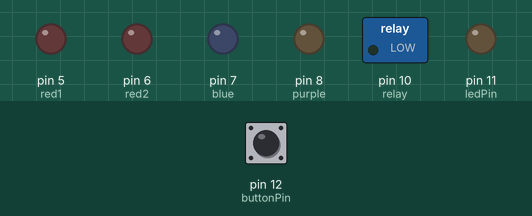
A sketch run on a simulated Arduino Uno, built with avr-gcc and run on an emulated ATmega328P. Parts: switched loads named in the sketch (green lamp = pin HIGH), output pins drawn as LEDs (lit = HIGH). Dashed ring = blinking. The inputs (shaded band) are chosen by the test bench; at power-on: pin 12 (buttonPin) LOW.

Above: at 1.2 s.
1.3 s: pin 12 (buttonPin) pulled HIGH for 0.15 s
At 2.02 s:
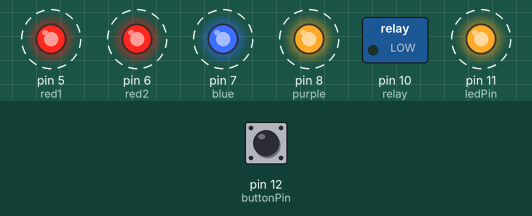
4.3 s: pin 12 (buttonPin) pulled HIGH for 3.2 s
9.0 s: pin 12 (buttonPin) pulled HIGH for 1 s
At 11.8 s:
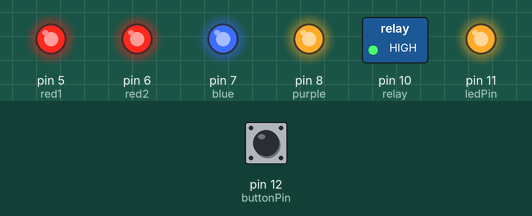
Timing chart, 0 to 15.3 s (numbered marks = the images above; inputs shaded):
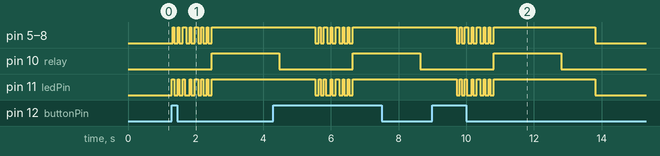

Measured:
- after the input at 1.3 s, pin 5 (red1), pin 6 (red2), pin 7 (blue), pin 8 (purple), pin 11 (ledPin): alternates HIGH for 0.05 s and LOW for 0.10 s, 15 changes in all, then stays HIGH, starting at once; pin 10 (relay): LOW → HIGH after 1.2 s
- after the input at 9.0 s, pin 10 (relay): LOW → HIGH after 1.8 s, → LOW 2.0 s later

The sketch:

roboframe1.ino
```cpp
int relay = 10;
int buttonPin = 12;     // the number of the pushbutton pin
int ledPin =  11;      // the number of the LED pin

int red1 = 5;
int red2 = 6;
int blue = 7;
int purple = 8;

int buttonState = 0;

int d1 = 100;
int d2 = 50;
int d3 = 300;
int d4 = 400;
int d5 = 500;
int d6 = 600;
int d7 = 700;
/*
int rand = 0;
int rand2 = 0;
int rand3 = 0;
int rand4 = 0;
int randint = 0;
*/
void setup() {

  pinMode(ledPin, OUTPUT);

  pinMode(red1, OUTPUT);
  pinMode(red2, OUTPUT);
  pinMode(blue, OUTPUT);
  pinMode(purple, OUTPUT);

  pinMode(relay, OUTPUT);
  pinMode(buttonPin, INPUT);
  digitalWrite(ledPin, LOW);
}

void loop(){

  buttonState = digitalRead(buttonPin);


  if (buttonState == HIGH) {
    /*
    rand = random(50,800);
    rand1 = random(50,900);
    rand2 = random(50,1000);
    rand3 = random(50,800);
    rand4 = random(200,500);
    randint = random(1,3);

    if (randint == 1) {
       line = red1;
    }
    if (randint == 2) {
       line = red2;
    }
    if (randint == 3) {
       line = blue;
    }
    */
    digitalWrite(ledPin, HIGH);
    delay(20);


    digitalWrite(ledPin, HIGH);
    digitalWrite(purple, HIGH);
    digitalWrite(red1, HIGH);
    digitalWrite(red2, HIGH);
    digitalWrite(blue, HIGH);

    delay(d2);

    digitalWrite(ledPin, LOW);
    digitalWrite(purple, LOW);
    digitalWrite(red1, LOW);
    digitalWrite(red2, LOW);
    digitalWrite(blue, LOW);

    delay(d1);

    digitalWrite(ledPin, HIGH);
    digitalWrite(purple, HIGH);
    digitalWrite(red1, HIGH);
    digitalWrite(red2, HIGH);
    digitalWrite(blue, HIGH);

    delay(d2);

    digitalWrite(ledPin, LOW);
    digitalWrite(purple, LOW);
    digitalWrite(red1, LOW);
    digitalWrite(red2, LOW);
    digitalWrite(blue, LOW);

    delay(d1);

    digitalWrite(ledPin, HIGH);
    digitalWrite(purple, HIGH);
    digitalWrite(red1, HIGH);
    digitalWrite(red2, HIGH);
    digitalWrite(blue, HIGH);

    delay(d2);

    digitalWrite(ledPin, LOW);
    digitalWrite(purple, LOW);
    digitalWrite(red1, LOW);
    digitalWrite(red2, LOW);
    digitalWrite(blue, LOW);

    digitalWrite(purple, HIGH);
    digitalWrite(red1, HIGH);
    digitalWrite(red2, HIGH);
    digitalWrite(blue, HIGH);

    delay(d2);

    digitalWrite(ledPin, LOW);
    digitalWrite(purple, LOW);
    digitalWrite(red1, LOW);
    digitalWrite(red2, LOW);
    digitalWrite(blue, LOW);

    delay(d1);

    digitalWrite(ledPin, HIGH);
    digitalWrite(purple, HIGH);
    digitalWrite(red1, HIGH);
    digitalWrite(red2, HIGH);
    digitalWrite(blue, HIGH);

    delay(d2);

    digitalWrite(ledPin, LOW);
    digitalWrite(purple, LOW);
    digitalWrite(red1, LOW);
    digitalWrite(red2, LOW);
    digitalWrite(blue, LOW);

    delay(d1);

    digitalWrite(ledPin, HIGH);
    digitalWrite(purple, HIGH);
    digitalWrite(red1, HIGH);
    digitalWrite(red2, HIGH);
    digitalWrite(blue, HIGH);

    delay(d2);

    digitalWrite(ledPin, LOW);
    digitalWrite(purple, LOW);
    digitalWrite(red1, LOW);
    digitalWrite(red2, LOW);
    digitalWrite(blue, LOW);

    digitalWrite(ledPin, HIGH);
    digitalWrite(purple, HIGH);
    digitalWrite(red1, HIGH);
    digitalWrite(red2, HIGH);
    digitalWrite(blue, HIGH);

    delay(d2);

    digitalWrite(ledPin, LOW);
    digitalWrite(purple, LOW);
    digitalWrite(red1, LOW);
    digitalWrite(red2, LOW);
    digitalWrite(blue, LOW);

    delay(d1);

    digitalWrite(ledPin, HIGH);
    digitalWrite(purple, HIGH);
    digitalWrite(red1, HIGH);
    digitalWrite(red2, HIGH);
    digitalWrite(blue, HIGH);

    delay(d2);

    digitalWrite(ledPin, LOW);
    digitalWrite(purple, LOW);
    digitalWrite(red1, LOW);
    digitalWrite(red2, LOW);
    digitalWrite(blue, LOW);

    delay(d1);

    digitalWrite(ledPin, HIGH);
    digitalWrite(purple, HIGH);
    digitalWrite(red1, HIGH);
    digitalWrite(red2, HIGH);
    digitalWrite(blue, HIGH);

    delay(d2);

    digitalWrite(ledPin, LOW);
    digitalWrite(purple, LOW);
    digitalWrite(red1, LOW);
    digitalWrite(red2, LOW);
    digitalWrite(blue, LOW);


    delay(d1);

    digitalWrite(ledPin, HIGH);
    digitalWrite(purple, HIGH);
    digitalWrite(red1, HIGH);
    digitalWrite(red2, HIGH);
    digitalWrite(blue, HIGH);


    digitalWrite(relay, HIGH);
    delay(2000);
    digitalWrite(relay, LOW);

    delay(1000);

    digitalWrite(ledPin, HIGH);
    digitalWrite(purple, HIGH);
    digitalWrite(red1, HIGH);
    digitalWrite(red2, HIGH);
    digitalWrite(blue, HIGH);
  }
  else {

    digitalWrite(ledPin, LOW);
    digitalWrite(red1, LOW);
    digitalWrite(red2, LOW);
    digitalWrite(blue, LOW);
    digitalWrite(purple, LOW);
    digitalWrite(relay, LOW);

  }
}
```
